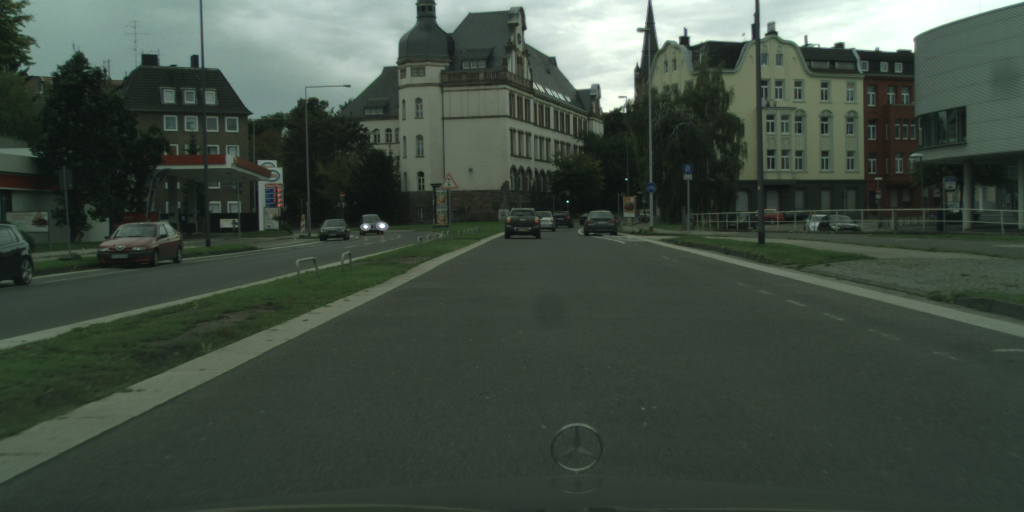
#> input picture part02/my_solution/image/aachen_000001_000019_leftImg8bit.png, 2048 x 1024 px (shown at 1/2 size); its folder holds 2 pictures in this run
$ python tfl_detection.py
#> lines starting #> are read from the running program, lines starting #| are printed output that depends on the picture; after the words box and inside, x2 and y2 are one past the last pixel; in counts of white or black regions, pixels touching at a corner belong together
try:
    print("Elementary imports: ")
    import os
    import json
    import glob
    import argparse
    import cv2
    import math
    from imutils import contours
    from skimage import measure
    import imutils
    from skimage.exposure import rescale_intensity
    import scipy.stats as st
    from skimage.feature import peak_local_max

    print("numpy/scipy imports:")
    import numpy as np
    from scipy import signal as sg
    import scipy.ndimage as ndimage
    from scipy.ndimage.filters import maximum_filter

    print("PIL imports:")
    from PIL import Image

    print("matplotlib imports:")
    import matplotlib.pyplot as plt
except ImportError:
    print("Need to fix the installation")
    raise


def get_dist(point1, point2):
    dx = math.pow(point1[0] - point2[0], 2)
    dy = math.pow(point1[1] - point2[1], 2)
    return math.sqrt(dx + dy)


def compare_red_points(image, point1, point2):
    first_rgb = image[point1[0], point1[1]]
    second_rgb = image[point2[0], point2[1]]

    first_score = first_rgb[0] * 1 + first_rgb[1] * -0.5 + first_rgb[2] * -0.2
    second_score = second_rgb[0] * 1 + second_rgb[1] * -0.5 + second_rgb[2] * -0.2
    if first_score > second_score:
        return point1
    return point2


def compare_green_points(image, point1, point2):
    first_rgb = image[point1[0], point1[1]]
    second_rgb = image[point2[0], point2[1]]

    first_score = first_rgb[0] * -0.2 + first_rgb[1] * 1 + first_rgb[2] * 0.3
    second_score = second_rgb[0] * -0.2 + second_rgb[1] * 1 + second_rgb[2] * 0.3
    if first_score > second_score:
        return point1
    return point2


def get_cluster(points, threshold, comp_func, image):
    processed_points = {}
    for pair in points:
        pair = tuple(pair)
        for point in processed_points:
            dist = get_dist(point, pair)
            if dist < threshold:
                del processed_points[point]
                new_point = comp_func(image, point, pair)
                processed_points[new_point] = new_point
                break
        else:
            processed_points[pair] = pair
    return processed_points


def find_tfl_lights(image: np.ndarray, **kwargs):
    """
    Detect candidates for TFL lights. Use c_image, kwargs and you imagination to implement
    :param c_image: The image itself as np.uint8, shape of (H, W, 3)
    :param kwargs: Whatever config you want to pass in here
    :return: 4-tuple of x_red, y_red, x_green, y_green
    """
    kernel = np.array((
        [0, 0, 0, 0, 0],
        [0, 1, 1, 1, 0],
        [0, 1, 3, 1, 0],
        [0, 1, 1, 1, 0],
        [0, 0, 0, 0, 0]))

    kernel = kernel - kernel.mean()

    # find red points
    image_copy = image.copy()
    red_image = image_copy[:, :, 0]
    ret, red_image = cv2.threshold(red_image, 200, 255, cv2.THRESH_BINARY)
    out = cv2.filter2D(red_image, -1, kernel)
    out = ndimage.maximum_filter(out, size=1, mode='constant')

    red_points = peak_local_max(out, min_distance=20)

    red_points = get_cluster(red_points, 20, compare_red_points, image)

    red_x, red_y = [], []
    for point in red_points:
        curr_RGB = image[point[0], point[1]]
        if (curr_RGB[1] < 170 or curr_RGB[2] < 120) and curr_RGB[0] >= 200:
            red_x.append(point[1])
            red_y.append(point[0])

    # find green points
    image_copy = image.copy()
    green_image = image_copy[:, :, 1]
    ret, green_image = cv2.threshold(green_image, 220, 255, cv2.THRESH_BINARY)
    out = cv2.filter2D(green_image, -1, kernel)
    out = ndimage.maximum_filter(out, size=1, mode='constant')

    green = peak_local_max(out, min_distance=20)
    green_points = get_cluster(green, 20, compare_green_points, image)

    green_x, green_y = [], []
    for point in green_points:
        curr_RGB = image[point[0], point[1]]
        if curr_RGB[0] <= 180 and curr_RGB[1] >= 220 and curr_RGB[2] >= 160:
            green_x.append(point[1])
            green_y.append(point[0])

    return red_x, red_y, green_x, green_y


def show_image_and_gt(image, objs, fig_num=None):
    plt.figure(fig_num).clf()
    plt.imshow(image)
    labels = set()
    if objs is not None:
        for o in objs:
            poly = np.array(o['polygon'])[list(np.arange(len(o['polygon']))) + [0]]
            print(type(poly))
            plt.plot(poly[:, 0], poly[:, 1], 'r', label=o['label'])
            labels.add(o['label'])
            print(poly[:, 0])
            print( poly[:, 1])
        if len(labels) > 1:
            plt.legend()


def test_find_tfl_lights2(image_path, json_path=None, fig_num=None):
    """
    Run the attention code
    """
#> called with fig_num = 1
    image = np.array(Image.open(image_path))
#> image is the input picture: shape (1024, 2048, 3); mean R, G, B 64.2, 75.3, 65.3
    image = image.astype(np.uint8)
    if json_path is None:
        objects = None
    else:
        gt_data = json.load(open(json_path))
#> (reads part02/my_solution/json/aachen_000001_000019_gtFine_polygons.json from the repository)
        what = ['traffic light']
        objects = [o for o in gt_data['objects'] if o['label'] in what]
        print(objects)
    show_image_and_gt(image, objects, fig_num)

    red_x, red_y, green_x, green_y = find_tfl_lights(image, some_threshold=42)
#> in find_tfl_lights, `red_image = image_copy[:, :, 0]`:
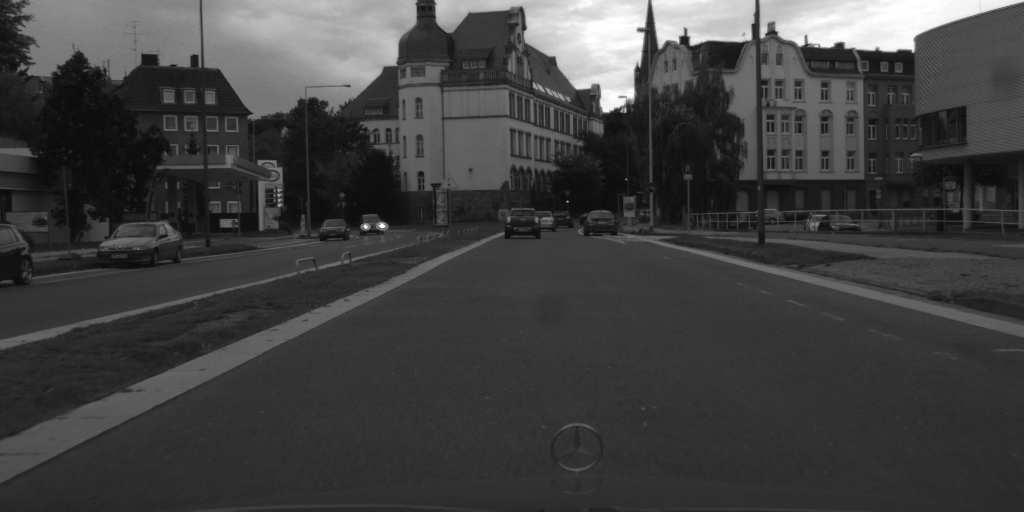
#> red_image: shape (1024, 2048) (shown at 1/2 size); min 0, max 255, mean 64.2
#> in find_tfl_lights, `ret, red_image = cv2.threshold(red_image, 200, 255, cv2.THRESH_BINARY)`:
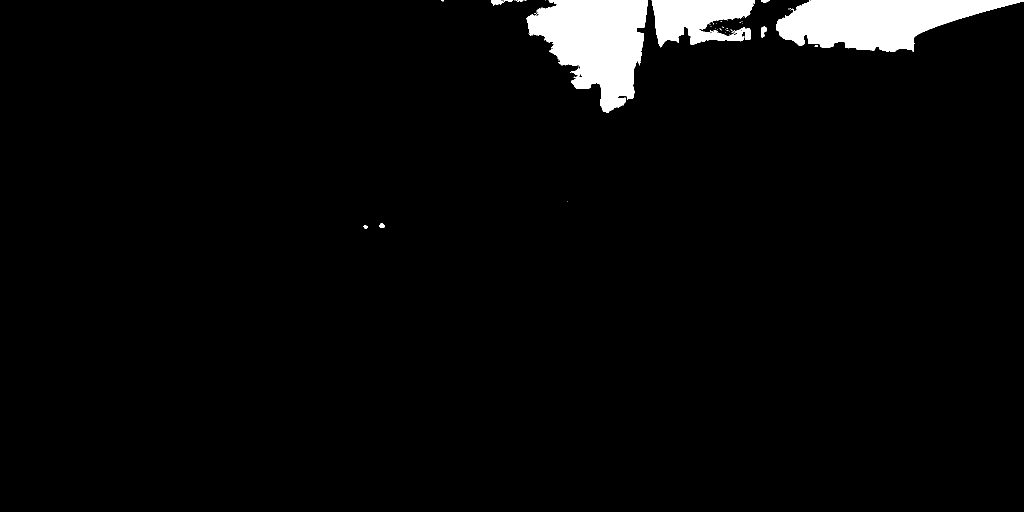
#> red_image: shape (1024, 2048) (shown at 1/2 size); 3.7% white; 61 white regions (51 under 20 px), largest, box (x1, y1, x2, y2) and area: (1053, 0, 1296, 225) 33418, (1552, 0, 2048, 104) 31207, (1303, 0, 1509, 95) 12990
#> in find_tfl_lights, `out = cv2.filter2D(red_image, -1, kernel)`:
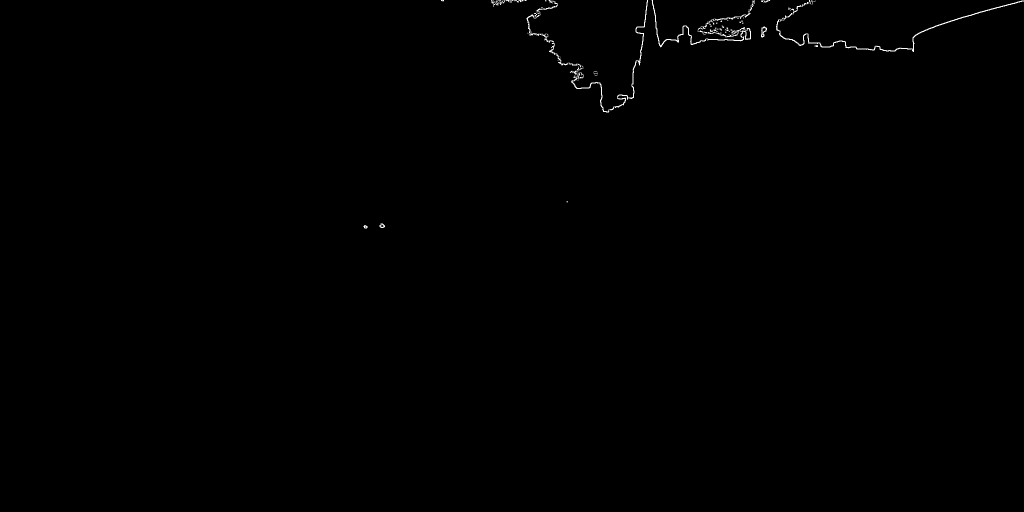
#> out: shape (1024, 2048) (shown at 1/2 size); min 0, max 255, mean 0.7
#> in find_tfl_lights, `red_points = peak_local_max(out, min_distance=20)`: red_points = 74 pairs, first value 20 to 450, second value 729 to 1972
#> the loop in get_cluster, `for pair in points:` made 74 passes
#> pair on passes 1, 28, 29, 30, 31, 32, 33, 34, 35, 36, 37, 38: (20, 1075), [60, 1850], [65, 1419], [67, 1612], [68, 1076], [70, 1830], [71, 1356], [71, 1378], [73, 1522], [74, 1483], [77, 1572], [78, 1334]
#> pair on passes 2 to 7: (20, 1292), (20, 1499), (20, 1581), (20, 1972), (26, 1951), (32, 1931)
#> the loop in find_tfl_lights, `for point in red_points:` made 74 passes
#> point on passes 1 to 12: (20, 1075), (20, 1292), (20, 1499), (20, 1581), (20, 1972), (26, 1951), (32, 1931), (33, 1470), (35, 1054), (37, 1441), (38, 1559), (38, 1911)
#> in find_tfl_lights, `green_image = image_copy[:, :, 1]`:
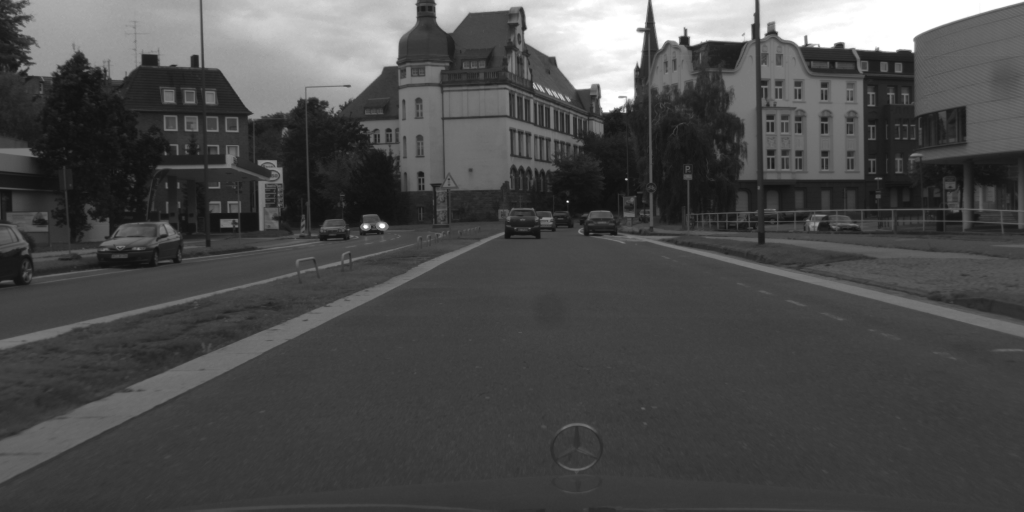
#> green_image: shape (1024, 2048) (shown at 1/2 size); min 14, max 255, mean 75.3
#> in find_tfl_lights, `ret, green_image = cv2.threshold(green_image, 220, 255, cv2.THRESH_BIN..`:
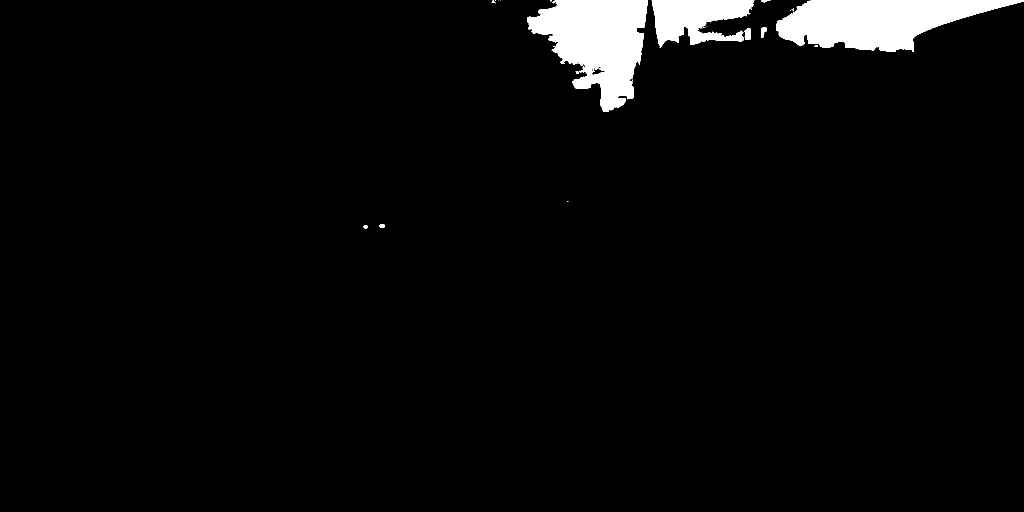
#> green_image: shape (1024, 2048) (shown at 1/2 size); 3.6% white; 30 white regions (19 under 20 px), largest, box (x1, y1, x2, y2) and area: (1054, 0, 1296, 224) 31681, (1552, 0, 2048, 104) 31287, (1303, 0, 1509, 96) 12369
#> the loop in get_cluster (call 2), `for pair in points:` made 76 passes
#> pair on passes 1 to 12: [20, 1079], [20, 1291], [20, 1495], [20, 1580], [20, 1974], [26, 1952], [32, 1311], [32, 1932], [33, 1058], [33, 1470], [37, 1440], [38, 1912]
#> the loop in find_tfl_lights, `for point in green_points:` made 76 passes

    plt.plot(red_x, red_y, '+', color='r', markersize=10)
    plt.plot(green_x, green_y, '.', color='g', markersize=10)
    plt.show()
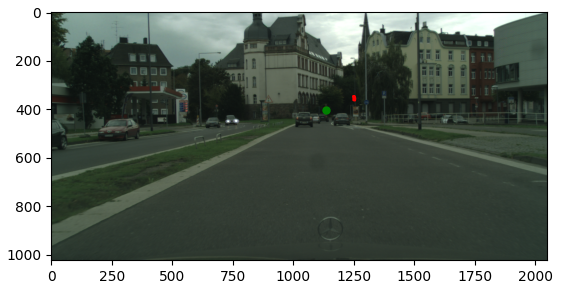
#> figure drawn by matplotlib, 1 panel


if __name__ == "__main__":
    test_find_tfl_lights2("image/aachen_000001_000019_leftImg8bit.png",
    "json/aachen_000001_000019_gtFine_polygons.json", 1)
